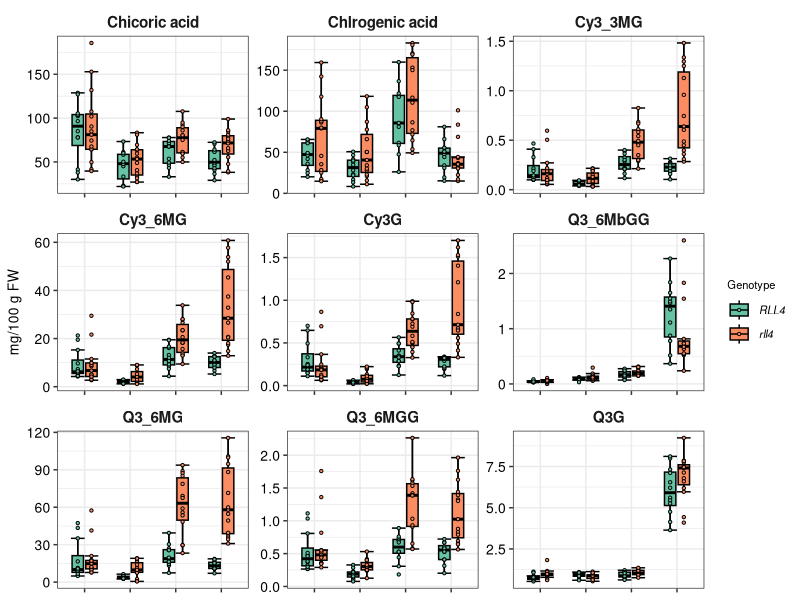
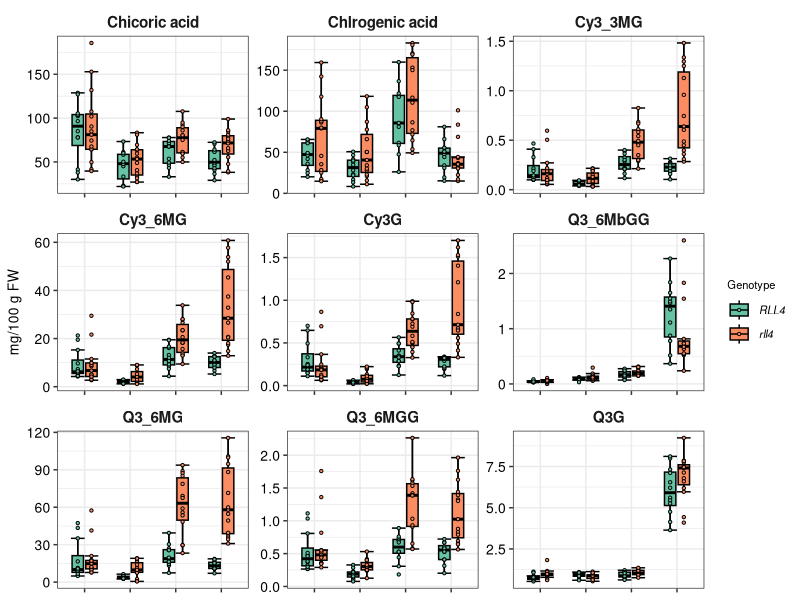

Recreate these plots in R, in order.
##Fig.2b

#Boxplot by ggplot2

#library
library(tidyverse)

#data import
d <- read.csv("Pheno/Light_Metabolites.csv",header=TRUE, check.names=FALSE)

d.long <- d %>% 
  filter(Color=="Red") %>% 
  pivot_longer(5:(length(d)), names_to="Pheno", values_to="values") 


#Setting of group turn
d.long$Light<- factor(d.long$Light, levels=c("WhiteLED","RedLED","BlueLED","FL"))
d.long$Genotype<- factor(d.long$Genotype, levels=c("RLL4","rll4"))
d.long$Cultivar<- factor(d.long$Cultivar, levels=c("RButt","RLeaf","ROak","RCos","FancR","HandR","RFire",
                                         "SunB","WineD","GOak","HandG","GLeaf","GButt","FrIce"))

#ggplot2 
p <- ggplot(d.long, aes(y=values, x=Light, fill=Genotype))+
  #guides(color=FALSE, fill=FALSE, shape=FALSE)+
  stat_boxplot(color="black", geom="errorbar", width=0.6, position = position_dodge(width=0.6))+
  geom_boxplot(color="black", width=0.5,position = position_dodge(width=0.6), outlier.colour = NA)+
  geom_jitter(color="black", shape=21, size=0.8, position = position_dodge(width=0.6))+
  facet_wrap(~ Pheno, ncol=3, scales="free")+
  theme_bw()+
  theme(text = element_text(size = 10), axis.text = element_text(size=10, color="black"),
        axis.title.x = element_blank(),
        #axis.text.x = element_text(size=12, color="black", angle=90, hjust=1),
        axis.text.x = element_blank(),
        strip.background = element_blank(),
        strip.text = element_text(size = 11, face = "bold"),
        strip.text.y = element_text(angle=0),
        legend.title = element_text(size = 8, face = "plain"),
        legend.text = element_text(size = 8, face = "italic"))+
  scale_color_brewer(palette="Set2")+
  scale_fill_brewer(palette="Set2")+
  labs(y="mg/100 g FW", x="Light conditions")

#plot
print(p)

ggsave("Fig/Fig2b_Light_Metabolites_RLL4.pdf", width=6.0, height=4)

